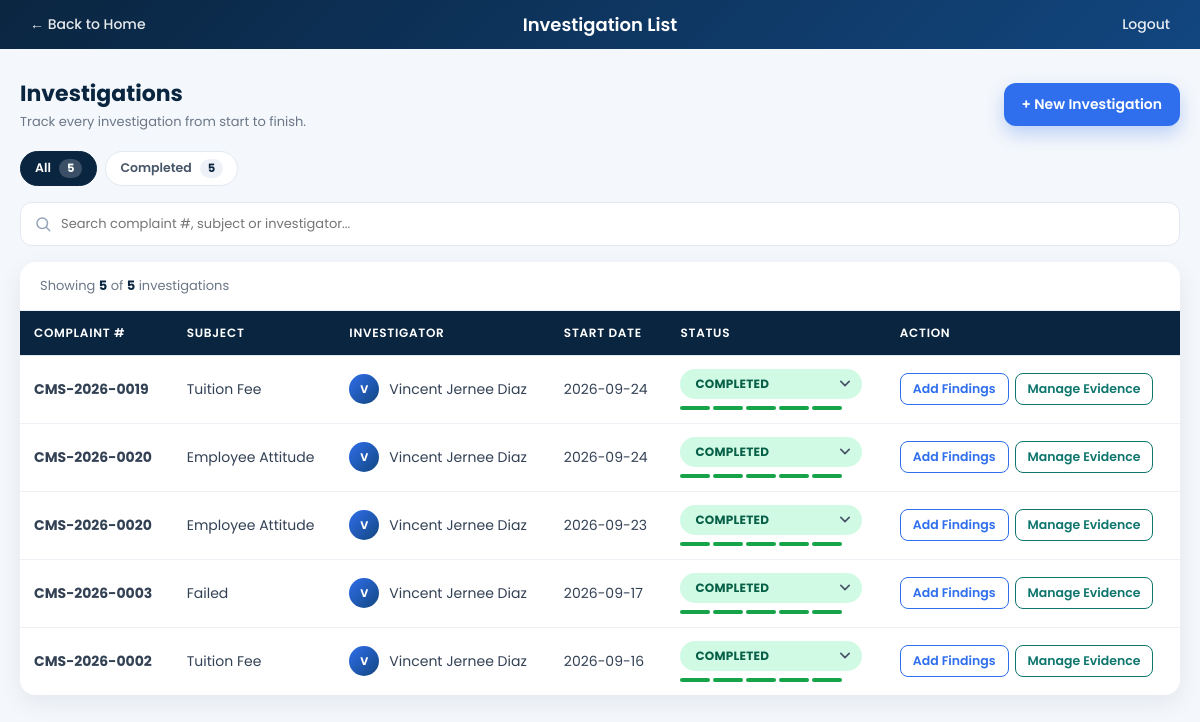
/investigation_list.php (signed in), run on the app's committed database.
### tables this page shows
CREATE TABLE `investigations` (
  `investigation_id` int(11) NOT NULL,
  `complaint_id` int(11) NOT NULL,
  `investigator_id` int(11) NOT NULL,
  `start_date` date NOT NULL,
  `target_completion_date` date DEFAULT NULL,
  `status` enum('Assigned','In Progress','Evidence Gathering','Findings Prepared','Completed') DEFAULT 'Assigned',
  `created_at` timestamp NOT NULL DEFAULT current_timestamp()
);

CREATE TABLE `complaints` (
  `complaint_id` int(11) NOT NULL,
  `complaint_number` varchar(30) NOT NULL,
  `complainant_id` int(11) NOT NULL,
  `category_id` int(11) NOT NULL,
  `subject` varchar(200) NOT NULL,
  `description` text NOT NULL,
  `date_filed` date NOT NULL,
  `location` varchar(150) DEFAULT NULL,
  `priority` enum('low','medium','high') DEFAULT 'medium',
  `status` enum('Submitted','For Assignment','Assigned','Under Investigation','Action Required','For Resolution','Resolved','Closed') DEFAULT 'Submitted',
  `created_at` timestamp NOT NULL DEFAULT current_timestamp()
);

CREATE TABLE `users` (
  `user_id` int(11) NOT NULL,
  `role_id` int(11) NOT NULL,
  `department_id` int(11) DEFAULT NULL,
  `full_name` varchar(150) NOT NULL,
  `email` varchar(150) NOT NULL,
  `password` varchar(255) NOT NULL,
  `contact_number` varchar(20) DEFAULT NULL,
  `specialization` varchar(100) DEFAULT NULL,
  `status` enum('active','inactive') DEFAULT 'active',
  `created_at` timestamp NOT NULL DEFAULT current_timestamp()
);

### investigation_list.php (the view, shortened to what this page needs)
<?php
$conn = new mysqli("localhost", "root", "", "complaint_management_db");
$result = $conn->query(
    "SELECT i.*, c.complaint_number, c.subject, u.full_name AS investigator_name
     FROM investigations i
     JOIN complaints c ON i.complaint_id = c.complaint_id
     JOIN users u ON i.investigator_id = u.user_id
     ORDER BY i.investigation_id DESC"
);
?>
<!DOCTYPE html>
<html>
<head>
    <link rel="stylesheet" href="assets/style.css">
</head>
<body>
    <div class="topbar" id="topbar">
        <a class="back-link" href="index.php">&larr; Back to Home</a>
        <h2>Investigation List</h2>
        <a class="logout" href="logout.php">Logout</a>
    </div>
    <div class="page-wrap">
        <div class="page-header">
            <div>
                <h1>Investigations</h1>
                <p>Track every investigation from start to finish.</p>
            </div>
            <a href="investigation_form.php" class="btn-primary">+ New Investigation</a>
        </div>
        <div class="chips" id="chips"></div>
        <div class="search-row">
            <input type="text" id="quickSearch" placeholder="Search complaint #, subject or investigator...">
        </div>
        <div class="table-card">
            <div class="table-meta">
                <span>Showing <strong id="shownCount">0</strong> of <strong id="totalCount">0</strong> investigations</span>
            </div>
            <div class="table-scroll">
                <table>
                    <thead>
                        <tr>
                            <th>Complaint #</th>
                            <th>Subject</th>
                            <th>Investigator</th>
                            <th>Start Date</th>
                            <th>Status</th>
                            <th>Action</th>
                        </tr>
                    </thead>
                    <tbody id="rows">
                <?php while ($row = $result->fetch_assoc()): ?>
                <tr data-status="<?php echo htmlspecialchars($row['status']); ?>">
                    <td class="c-num"><?php echo htmlspecialchars($row['complaint_number']); ?></td>
                    <td><div class="subject" title="<?php echo htmlspecialchars($row['subject']); ?>"><?php echo htmlspecialchars($row['subject']); ?></div></td>
                    <td><div class="person"><span class="avatar"><?php echo htmlspecialchars(strtoupper(substr(trim($row['investigator_name']), 0, 1))); ?></span><span><?php echo htmlspecialchars($row['investigator_name']); ?></span></div></td>
                    <td class="date"><?php echo $row['start_date']; ?></td>
                    <td>
                        <form action="update_investigation_status.php" method="POST" style="margin:0;">
                            <select class="status-select" name="new_status" onchange="this.form.submit()">
                                <option value="Completed" <?php if ($row['status'] == 'Completed') echo 'selected'; ?>>Completed</option>
                            </select>
                        </form>
                        <div class="stage"><i></i><i></i><i></i><i></i><i></i></div>
                    </td>
                    <td>
                        <div class="actions">
                            <a class="act" href="investigation_findings_form.php?investigation_id=<?php echo $row['investigation_id']; ?>">Add Findings</a>
                            <a class="act alt" href="investigation_evidence_form.php?investigation_id=<?php echo $row['investigation_id']; ?>">Manage Evidence</a>
                        </div>
                    </td>
                </tr>
                <?php endwhile; ?>
                    </tbody>
                </table>
            </div>
        </div>
    </div>
</body>
</html>

### assets/style.css (style rules this page uses)
* { box-sizing: border-box; }
html, body { margin: 0 !important; padding: 0 !important; width: 100% !important; min-height: 100vh !important; overflow-x: hidden !important; background: #f4f7fb !important; }
body { font-family: 'Poppins', sans-serif; color: #1e293b; }
h1, h2, h3 { color: #0f3d5c; font-weight: 600; }
h1 { font-size: 26px; }
h2 { font-size: 22px; margin-top: 30px; }
body > *:not(script):not(#pageContent):not(#loadingOverlay):not(#splashOverlay):not(#loadingLogo):not(.topbar):not(.main-content):not(body.reg-page > *):not(body.track-page > *) { max-width: 1100px; margin-left: auto; margin-right: auto; padding-left: 20px; padding-right: 20px; }
a { color: #0f766e; text-decoration: none; font-weight: 500; }
table { border-collapse: collapse; width: 100%; background: #ffffff; margin-top: 12px; margin-bottom: 20px; box-shadow: 0 1px 4px rgba(0, 0, 0, 0.08); border-radius: 6px; overflow: hidden; }
th, td { padding: 10px 14px; text-align: left; border-bottom: 1px solid #e2e8f0; font-size: 14px; }
th { background: #0f3d5c; color: #ffffff; font-weight: 600; text-transform: uppercase; font-size: 12px; letter-spacing: 0.03em; }
form { background: #ffffff; padding: 24px; border-radius: 8px; box-shadow: 0 1px 4px rgba(0, 0, 0, 0.08); max-width: 550px; margin: 16px auto 0; }
input, select, textarea { width: 100%; padding: 9px 12px; border: 1px solid #cbd5e1; border-radius: 6px; font-size: 14px; font-family: 'Poppins', sans-serif; background: #f8fafc; }
p { line-height: 1.6; }
@media (min-width: 769px) { table { overflow-x: visible; } }

### data on the page
investigations: complaint.complaint_number "CMS-2026-0019", complaint.subject "Tuition Fee", investigator.full_name "V", investigator.full_name "Vincent Jernee Diaz", start_date "2026-09-24", new_status "Completed"
investigations: complaint.complaint_number "CMS-2026-0020", complaint.subject "Employee Attitude", investigator.full_name "V", investigator.full_name "Vincent Jernee Diaz", start_date "2026-09-24", new_status "Completed"
investigations: complaint.complaint_number "CMS-2026-0020", complaint.subject "Employee Attitude", investigator.full_name "V", investigator.full_name "Vincent Jernee Diaz", start_date "2026-09-23", new_status "Completed"
investigations: complaint.complaint_number "CMS-2026-0003", complaint.subject "Failed", investigator.full_name "V", investigator.full_name "Vincent Jernee Diaz", start_date "2026-09-17", new_status "Completed"
investigations: complaint.complaint_number "CMS-2026-0002", complaint.subject "Tuition Fee", investigator.full_name "V", investigator.full_name "Vincent Jernee Diaz", start_date "2026-09-16", new_status "Completed"
